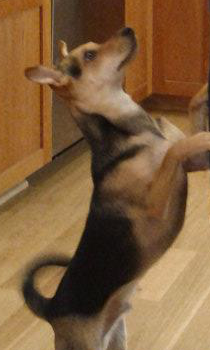
#> input picture A1/dog_mochi.png, 210 x 350 px
$ jupyter execute --allow-errors 'APS360 Assignment 1.ipynb'
#> lines starting #> are read from the running program, lines starting #| are printed output that depends on the picture
[cell 1]
def sum_of_squares(n):
    """Return the sum (1 + 2^2 + 3^2 + ... + n^2)

    Precondition: n > 0, type(n) == int

    >>> sum_of_squares(3)
    14
    >>> sum_of_squares(1)
    1
    """
#> called with n = 3

    out = 0
    for i in range(1, n+1):
        out += i**2
    return out

[cell 2]
sum_of_squares(3)

[cell 3]
sum_of_squares(1)

[cell 4]
def word_lengths(sentence):
    """Return a list containing the length of each word in
    sentence.

    >>> word_lengths("welcome to APS360!")
    [7, 2, 7]
    >>> word_lengths("machine learning is so cool")
    [7, 8, 2, 2, 4]
    """
#> called with sentence = 'welcome to APS360!'

    out = []
    s = str.split(sentence)
    for w in s:
        out.append(len(w))
    return out

[cell 5]
word_lengths("welcome to APS360!")

[cell 6]
word_lengths("machine learning is so cool")

[cell 7]
import numpy as np

[cell 8]
matrix = None
#> (the rest of this cell did not finish here and is left out)

[cell 9]
matrix

[cell 10]
vector = None
#> (the rest of this cell did not finish here and is left out)

[cell 11]
vector

#> (a cell that did not finish here is left out)

[cell 13]
def mat_x_vec(m,n):
    output = None

    output = []
    s = m.shape
    for i in range(0, s[0]):
        e = 0
        for j in range(0, s[1]):
            #print("x" + str(i))
            #print("y" + str(j))
            e += m[i,j]*n[j,0]
        output.append([e])
    return output

#> (a cell that did not finish here is left out)

#> (a cell that did not finish here is left out)

[cell 16]
output2 = None
#> (the rest of this cell did not finish here and is left out)

[cell 17]
np.save('output_dot.npy',output2)

#> (a cell that did not finish here is left out)

[cell 19]
class ElementwiseMultiply:
    def __init__(self, weight):
        if len(weight.shape) == 1:
            self.weight = weight
    def __call__(self, input):
        if (self.weight.shape) == (input.shape):
            return np.multiply(self.weight, input)
        else:
            return None

[cell 20]
class LeakyRelu:
    def __init__(self, alpha):
        self.alpha = alpha
    def __call__(self, input):
        if type(input) == np.ndarray:
            output = input
            output[output >= 0] = output[output >= 0]
            output[output < 0] = self.alpha * output[output < 0]
        return output

[cell 21]
class Compose:
    def __init__(self, layers):
        self.layers = layers
    def __call__(self, input):
        out = []
        cur_in = input
        for i in self.layers:
            cur_out = i(cur_in)
            #print(cur_out)
            out.append(list(cur_out))
            cur_in = cur_out
        return out

[cell 22]
#copied from instructions
class AddBias(object):
    def __init__(self, val):
        self.val = val
    def __call__(self, input):
        return self.val + input

[cell 23]
weight_1 = np.array([1, 2, 3, 4])
weight_2 = np.array([-1, -2, -3, -4])
bias_1 = 3
bias_2 = -2
alpha = 0.1

elem_mult_1 = ElementwiseMultiply(weight_1)
add_bias_1 = AddBias(bias_1)
leaky_relu = LeakyRelu(alpha)
elem_mult_2 = ElementwiseMultiply(weight_2)
add_bias_2 = AddBias(bias_2)
layers = Compose([elem_mult_1,
                  add_bias_1,
                  leaky_relu,
                  elem_mult_2,
                  add_bias_2,
                  leaky_relu])

input = np.array([10, 5, -5, -10])
print("Input: ", input)

output = layers(input)
print("Output:", output)

[cell 24]
#plz ignore
t = np.array([1,2,3])
t[t<2] = 2
t

[cell 25]
import matplotlib.pyplot as plt

[cell 26]
img = None
img = plt.imread('dog_mochi.png')
#> img is the input picture: shape (350, 210, 4) float32; mean R, G, B, A 0.498, 0.367, 0.233, 1

[cell 27]
plt.imshow(img)

[cell 28]
img[50, 90]
#> Out = [0.369, 0.282, 0.188, 1]

[cell 29]
img_add = None
plt.imshow(np.clip(img+0.25,0,1))
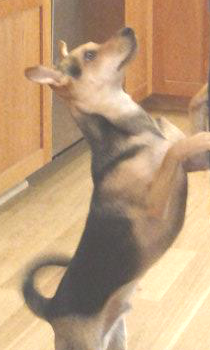
#> shown: shape (350, 210, 4) float32; mean R, G, B, A 0.744, 0.617, 0.483, 1

[cell 30]
img_r = np.array(img[:,:,0])
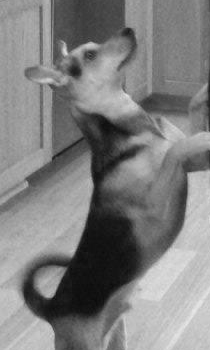
#> img_r: shape (350, 210) float32; min 0.0353, max 0.91, mean 0.498
plt.imshow(img_r)

[cell 31]
img_g = np.array(img[:,:,1])
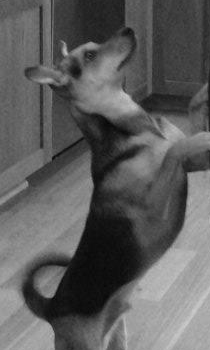
#> img_g: shape (350, 210) float32; min 0.0157, max 0.796, mean 0.367
plt.imshow(img_g)

[cell 32]
img_b = np.array(img[:,:,2])
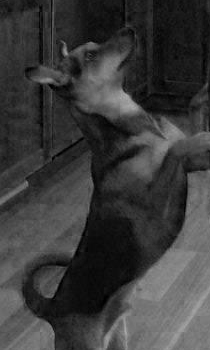
#> img_b: shape (350, 210) float32; min 0, max 0.675, mean 0.233
plt.imshow(img_b)

[cell 33]
img_face = img[0:130,20:150]
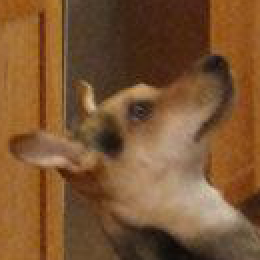
#> img_face: shape (130, 130, 4) float32 (shown 2 times larger); mean R, G, B, A 0.484, 0.333, 0.197, 1
plt.imshow(img_face)

$ run again, with A1/dog_name.png copied over A1/dog_mochi.png
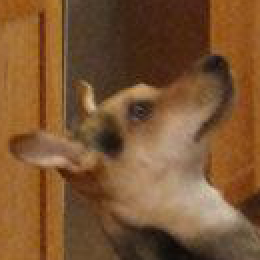
#> input picture A1/dog_name.png, 130 x 130 px (shown 2 times larger)
#> img is the input picture: shape (130, 130, 4) float32; mean R, G, B, A 0.484, 0.333, 0.197, 1
#> Out = [0.522, 0.349, 0.204, 1]
#> `img_b = np.array(img[:,:,2])`:
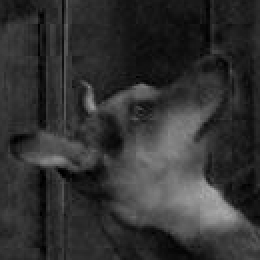
#> img_b: shape (130, 130) float32 (shown 2 times larger); min 0, max 0.675, mean 0.197
#> `img_face = img[0:130,20:150]`:
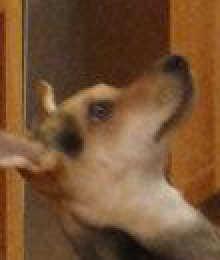
#> img_face: shape (130, 110, 4) float32 (shown 2 times larger); mean R, G, B, A 0.462, 0.322, 0.2, 1
